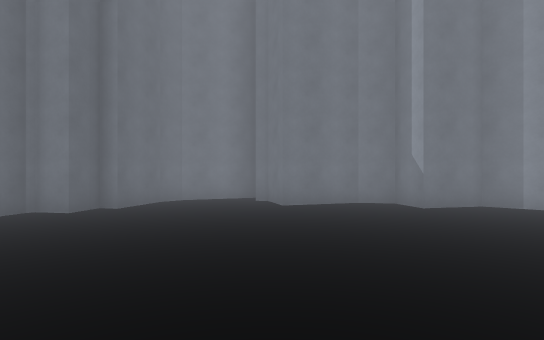
[1] (above)

18 first-person views from a walk through a 3-D level made in the Unity game engine. The camera is 1.5 m above the floor, looks level and sees 80° across. The floor is counted in squares, 2 m on a side. Each view is taken from the middle of a square. On the plan, view 1 faces up. The plan holds only what a view shows up to about 11 squares ahead; the rest is blank. The place goes on beyond the plan. The player is left out.

[2]
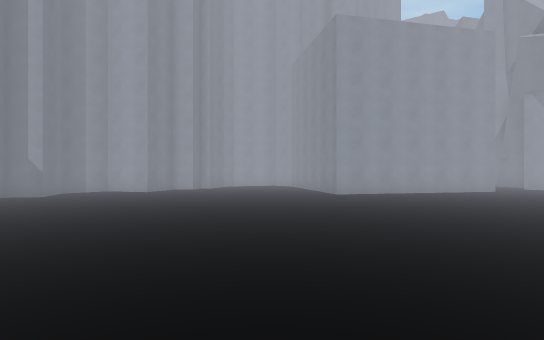

[3]
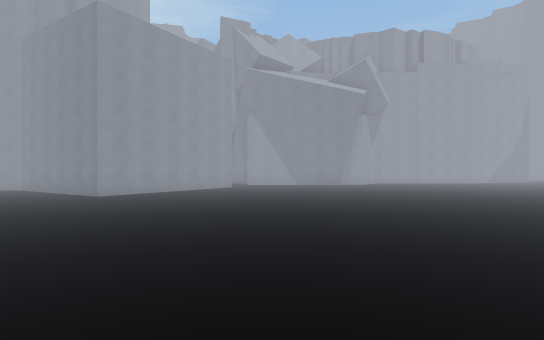

[4]
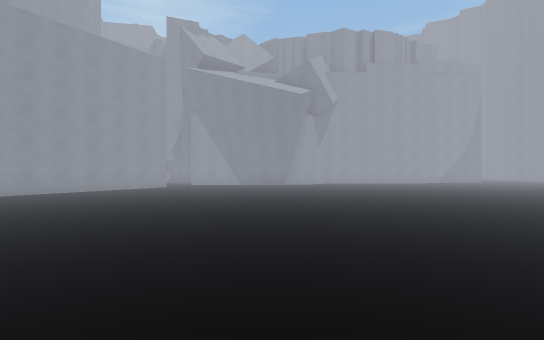

[5]
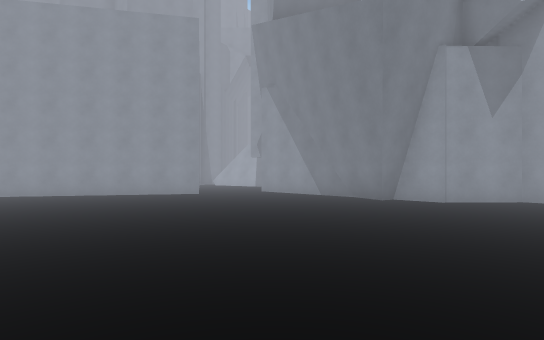

[6]
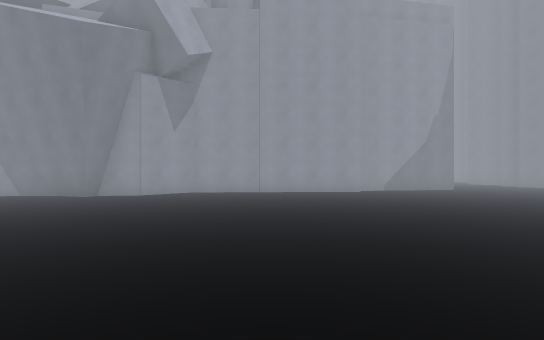

[7]
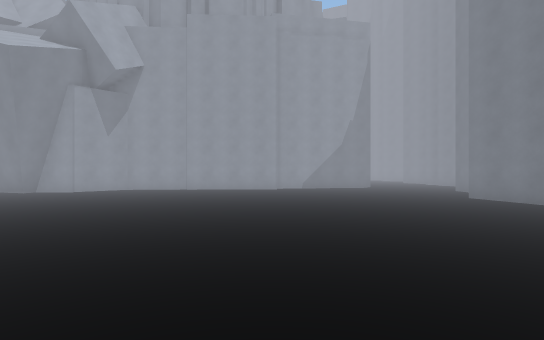

[8]
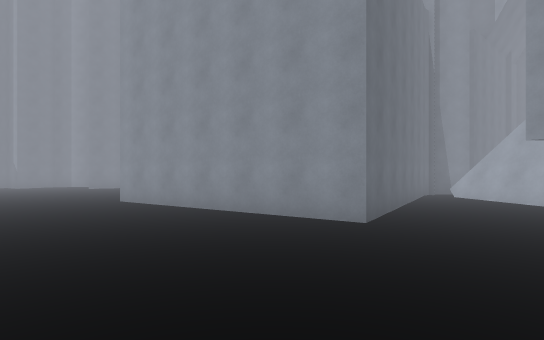

[9]
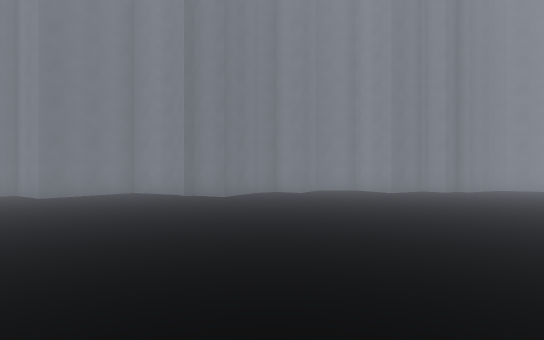

[10]
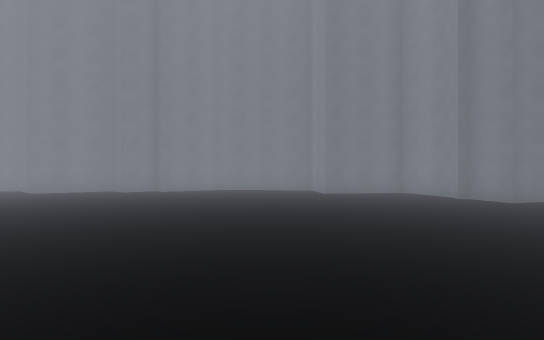

[11]
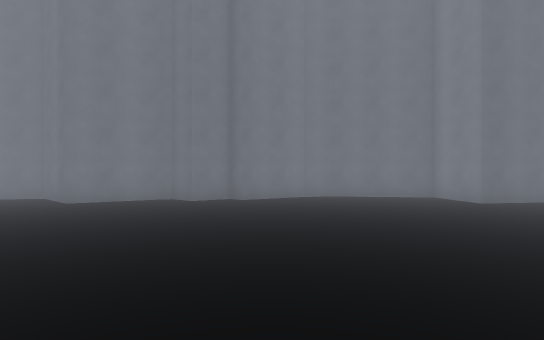

[12]
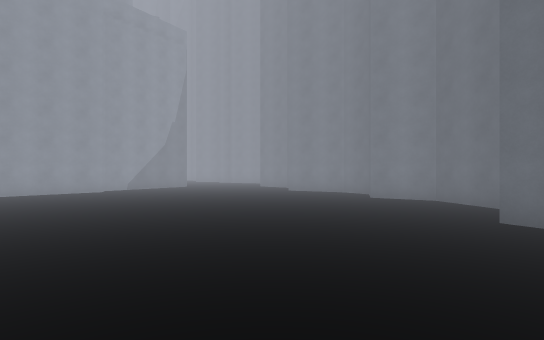

[13]
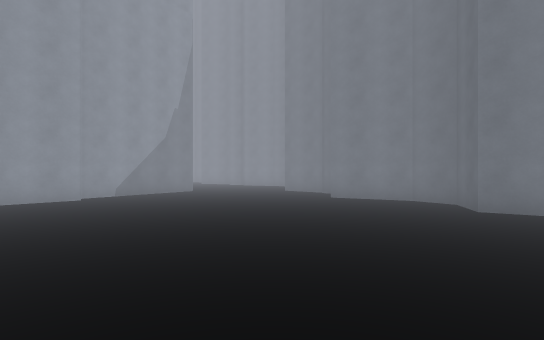

[14]
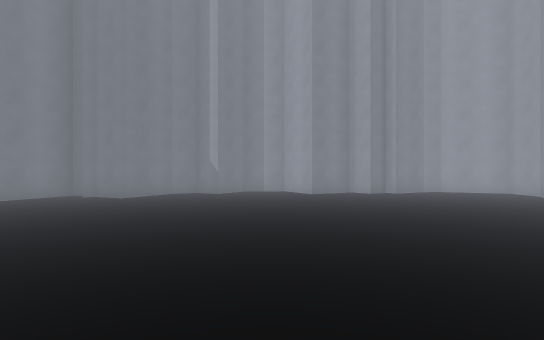

[15]
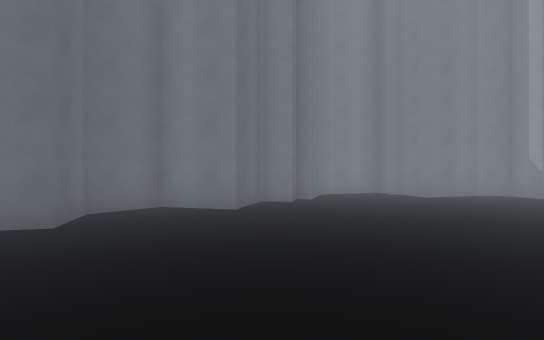

[16]
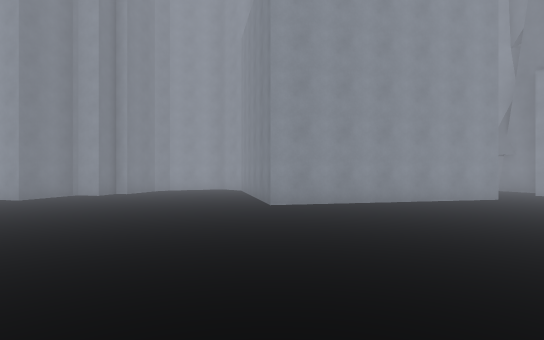

[17]
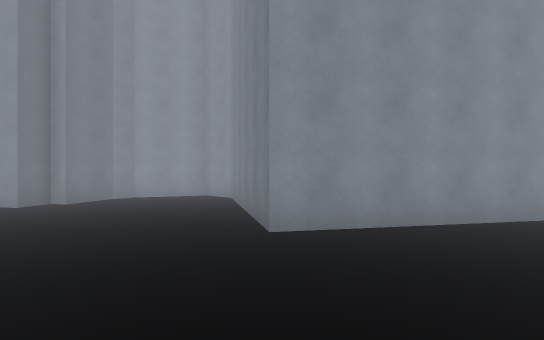

[18]
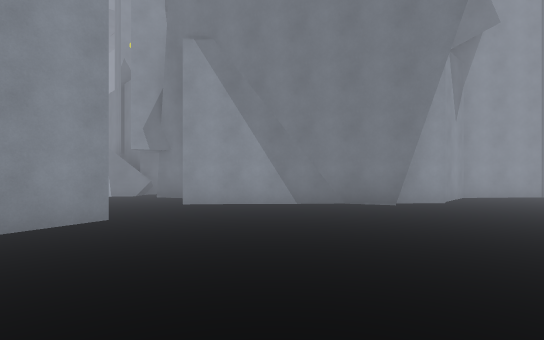

### Floor plan
Points are (right, up) in squares from view 1. A wall is a line through its corners. A room is listed if a view was taken in it or the views show most of it. See-through windows are left out.
Room 1 (views 1, 2, 3, 4, 5, 6, 7, 8, 9, 10, 11, 12, 13, 14, 15, 16, 17, 18)
walls: (4, -12.3) (6.4, -9.6); (7.3, -10.5) (8.4, -9.9); (9.2, -10.3) (11, -7.4); (9.6, -10.7) (9.6, -10); (10.8, -6.5) (5.2, -7.7) (3.9, -2) (8.7, -0.9) (9.5, -0.1) (8.8, 1.7) (8.4, 2.1) (7, 2.5) (7.2, 2.9) (6.4, 3) (6.5, 3.7) (4.9, 4) (5.2, 5.3); (-1.3, -20) (2.5, -15.7) (2.5, -13.9) (3.1, -13.2) (2.7, -12.7) (4.5, -11.8); (12.3, -7.4) (11.5, -6.5); (5.1, 6) (4.3, 6.6) (3, 6.3) (2.8, 7.2) (2, 7.4) (0.2, 6.8) (-0.1, 7.9); (-2.2, 8.1) (-2.6, 7.6) (-3, 6.3) (-3.4, 6.4) (-3.5, 5.6) (-4.2, 5.8) (-4.7, 4.2) (-6.2, 4.6) (-7.1, 3.5) (-6.8, 2.2) (-7.7, 1.9) (-7.9, 1.2) (-7.3, -0.6) (-8.3, -0.9) (-8.3, -1.2) (-8.9, -1.1) (-10.6, -1.7) (-10.2, -4.3) (-11.8, -4.6) (-12.2, -7.3) (-12, -8.1) (-11.1, -9.7) (-11.4, -10.1) (-10.8, -10.9) (-11.3, -11.6) (-10.2, -13.6) (-11.4, -14.9) (-11, -16.9) (-9.6, -17.8) (-10, -19) (-9.4, -19.9) (-7.6, -20.8); (-2.9, -23.1) (-1, -20.4); (-7.7, -22.7) (-7.3, -23)

Where each view was taken, in squares from view 1:
view 1: 0 up, 0 right, facing up
view 2: 0 up, 6 left, facing right
view 3: 1 up, 6 left, facing down-right
view 4: 1 down, 8 left, facing down-right
view 5: 10 down, 5 left, facing right
view 6: 10 down, 7 left, facing down-right
view 7: 11 down, 10 left, facing down-right
view 8: 10 down, 1 right, facing up-right
view 9: 6 down, 0 right, facing up-left
view 10: 6 down, 0 right, facing left
view 11: 9 down, 3 left, facing left
view 12: 9 down, 7 left, facing down
view 13: 12 down, 6 left, facing down
view 14: 2 down, 3 left, facing up-right
view 15: 2 down, 4 left, facing up
view 16: 2 down, 3 left, facing right
view 17: 2 down, 0 right, facing right
view 18: 6 down, 0 right, facing down-right
